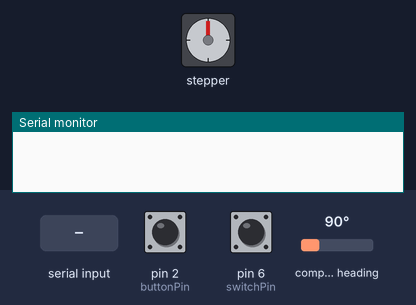
Simulated run of this sketch. Board: Arduino Uno, built with avr-gcc and run on an emulated ATmega328P. Parts: stepper motor, the last lines printed to the serial monitor. The test bench sets the inputs (shaded band); at power-on: pin 6 (switchPin) LOW, pin 2 (buttonPin) LOW, compass heading 90°. Stepper angles assume 200 steps per turn.

Above: at 1.2 s.
1.3 s: "need_heading" received over Serial
At 1.47 s:
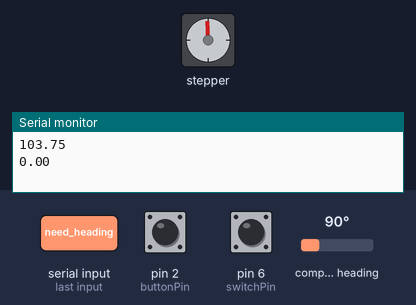
4.3 s: pin 6 (switchPin) pulled HIGH for 0.15 s
At 4.8 s:
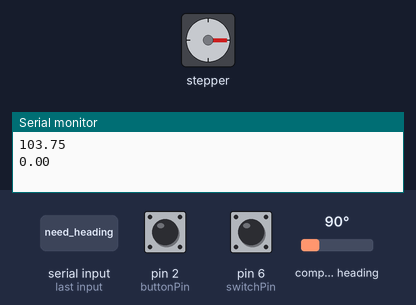
7.5 s: "90,45\n" received over Serial
At 10.2 s:
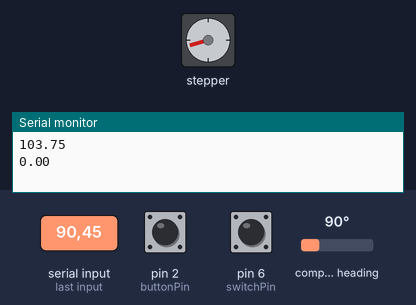
10.5 s: "30,150\n" received over Serial
At 10.97 s:
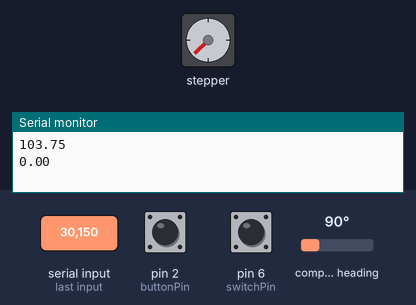
13.5 s: pin 6 (switchPin) pulled HIGH for 1 s
Timing chart, 0 to 16.5 s (numbered marks = the images above; inputs shaded):
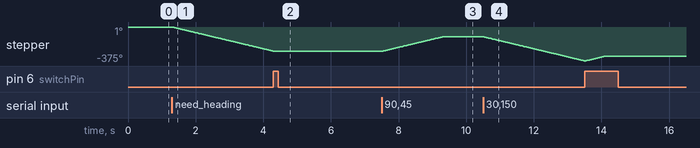

Measured:
- after the input at 1.3 s, stepper: keeps turning counter-clockwise at about 90°/s, starting at once
- after the input at 4.3 s, stepper: goes on until 4.3 s, then stays -269°
- after the input at 7.5 s, stepper: turns 162° clockwise in 1.8 s, starting at once
- after the input at 10.5 s, stepper: keeps turning counter-clockwise at about 90°/s, starting at once

The sketch:

CoSign.ino
```cpp
/* Inputs direction data from Raspberry Pi and writes to a stepper motor, turning it toward the location
Outputs magnetometer heading data to RasPi
*/

#include <Wire.h>
#include <Adafruit_Sensor.h>
#include <Adafruit_HMC5883_U.h>
#include <Adafruit_MotorShield.h>
#include <utility/Adafruit_PWMServoDriver.h>

const int stepsPerRevolution = 200; // change this to match the stepper motor we use
boolean newBuffer = false; // did new info come from Python?
String buffer;  // string built from serial
float angle;
byte pressed = 0;
byte switched = 0;
byte buttonPin = 2;
boolean standby = true;
byte switchPin = 6;

Adafruit_MotorShield AFMS = Adafruit_MotorShield();
Adafruit_StepperMotor *myMotor = AFMS.getStepper(200,1);

// Assign a unique ID to the magnetometer
Adafruit_HMC5883_Unified mag = Adafruit_HMC5883_Unified(12345);

void setup()
{
  Serial.begin(9600);
  myMotor->setSpeed(15); // speed set in rpm
  mag.begin();
}

void loop()
{
  if (standby == true){
    pressed = digitalRead(buttonPin);
    if (pressed == 1){
      standby = false;
      Serial.println("interrupt");
    }
  }
  // while Python is sending over Serial, append characters to buffer
  while (Serial.available()>0) {
    char ch = Serial.read();
    buffer += ch;
    newBuffer = true;
    delay(2); // pause to minimize noise
  }
  // If there's a new input, change the stuff
  if (newBuffer) {
    if (buffer == "need_heading"){
        float heading = getHeading();
        Serial.println(heading);
        buffer = "";
    }else{
        standby = true;

        int angle = buffer.toInt();
        while(switched != true){
            switched = digitalRead(switchPin);
            myMotor->step(1, BACKWARD, SINGLE);
        }
        myMotor->step(angle, FORWARD, SINGLE);
        newBuffer = false;
        buffer = "";
        switched = digitalRead(switchPin);
    }
  }
}

String getSubString(String data, char separator, int index)
{
 int found = 0;
  int strIndex[] = {0, -1  };
  int maxIndex = data.length()-1;
  for(int i=0; i<=maxIndex && found<=index; i++){
  if(data.charAt(i)==separator || i==maxIndex){
  found++;
  strIndex[0] = strIndex[1]+1;
  strIndex[1] = (i == maxIndex) ? i+1 : i;
  }
 }
  return found>index ? data.substring(strIndex[0], strIndex[1]) : "";
}

float getHeading(){
  /* Get a new sensor event */
  sensors_event_t event;
  mag.getEvent(&event);

  float heading = atan2(event.magnetic.y, event.magnetic.x);

  // Declination angle for Olin is roughly -14deg West, or 0.24rad
  float declinationAngle = 0.24;
  heading += declinationAngle;

  // Correct for when signs are reversed.
  if(heading < 0)
    heading += 2*PI;

  // Check for wrap due to addition of declination.
  if(heading > 2*PI)
    heading -= 2*PI;

  // Convert radians to degrees for readability.
  float headingDegrees = heading * 180/M_PI;

  Serial.println(headingDegrees);
}
```
